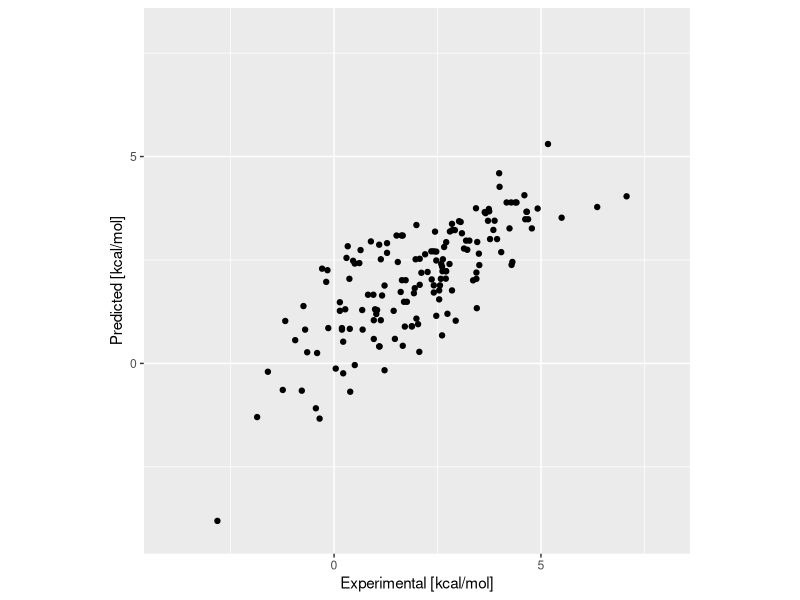
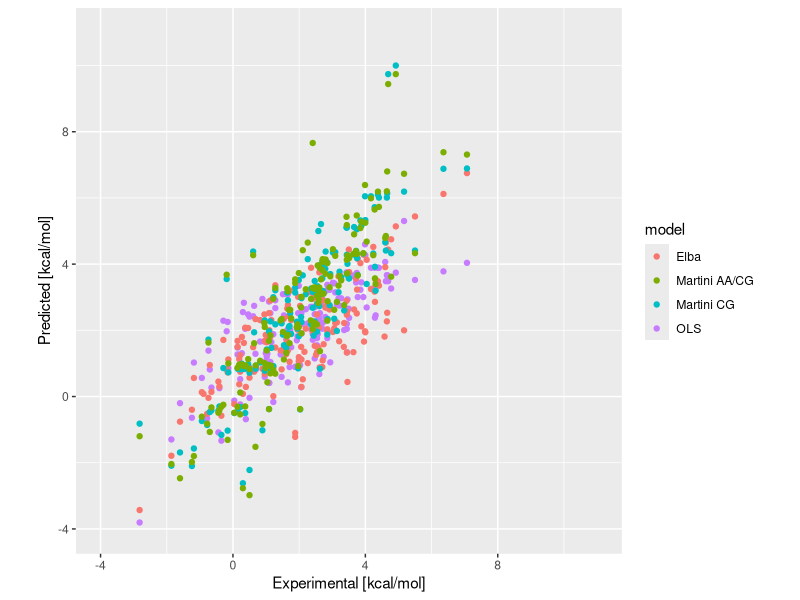

The R source for these figures, in order:
## ---- chunk 1
library(readxl)
data <- read_excel("../data.xlsx")
summary(data)
## ---- chunk 2
data$HBonds<-data$HDonors+data$HAcceptors
data$Nonpolar<-data$Carbons/data$Heavies
## ---- chunk 3
ii<-read.table("overlap.dat")
data2<-data[-ii$V1,]
## ---- chunk 4
mm<-lm(dGow~Weight+HBonds+Nonpolar,data=data2)
summary(mm)
## ---- chunk 5
minisota<-read_excel("minnesota.xlsx")
minisota$HBonds<-minisota$HDonors+minisota$HAcceptors
minisota$Nonpolar<-minisota$Carbons/minisota$Heavies
f<-minisota[c("dGow")]
f$pred<-predict(mm, minisota[c("Weight","HBonds","Nonpolar")])
## ---- chunk 6
library(ggplot2)
qplot(dGow, pred, data=f, xlab="Experimental [kcal/mol]", ylab="Predicted [kcal/mol]", xlim=c(-4,8), ylim=c(-4,8)) + theme(aspect.ratio=1)
## ---- chunk 7
ols<-data.frame(exp=f$dGow,pred=f$pred,model="OLS")
elba<-read.table("elba.dat", col.names=c("exp","pred"))
elba$model<-"Elba"
martini1<-read.table("martini_cg.dat", col.names=c("exp","pred"))
martini1$model<-"Martini CG"
martini2<-read.table("martini_hybrid.dat", col.names=c("exp","pred"))
martini2$model<-"Martini AA/CG"
predictions<-rbind(ols, elba, martini1, martini2)
mad<-function(d) { return(mean(abs(d$pred-d$exp))) }
r2<-function(d) { return(cor(d$pred,d$exp)) }
lbl=c("OLS","Elba","Martini CG","Martini AA/CG")
r2s=c(r2(ols), r2(elba), r2(martini1), r2(martini2))
mads=c(mad(ols), mad(elba), mad(martini1), mad(martini2))
print(data.frame(Method=lbl,R2=round(r2s,2),MAD=round(mads,2)))
## ---- chunk 8
library(ggplot2)
ggplot(predictions, aes(x=exp, y=pred, color=model)) + geom_point() + xlab("Experimental [kcal/mol]") + ylab("Predicted [kcal/mol]") + xlim(-4,11) + ylim(-4,11) + theme(aspect.ratio=1)
